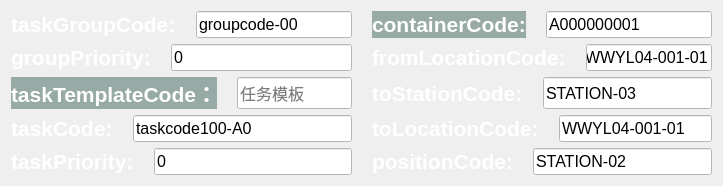
                    <widget class="QWidget" name="page_4">
                     <layout class="QGridLayout" name="gridLayout_9">
                      <item row="0" column="0">
                       <layout class="QHBoxLayout" name="horizontalLayout_53" stretch="1,1">
                        <property name="spacing">
                         <number>20</number>
                        </property>
                        <item>
                         <layout class="QHBoxLayout" name="horizontalLayout_56" stretch="1,10">
                          <item>
                           <widget class="QLabel" name="label_29">
                            <property name="font">
                             <font>
                              <pointsize>16</pointsize>
                              <weight>75</weight>
                              <bold>true</bold>
                             </font>
                            </property>
                            <property name="styleSheet">
                             <string notr="true">color:#ffffff;</string>
                            </property>
                            <property name="text">
                             <string>taskGroupCode:</string>
                            </property>
                           </widget>
                          </item>
                          <item>
                           <widget class="QLineEdit" name="taskGroupCode">
                            <property name="sizePolicy">
                             <sizepolicy hsizetype="Expanding" vsizetype="Preferred">
                              <horstretch>0</horstretch>
                              <verstretch>0</verstretch>
                             </sizepolicy>
                            </property>
                            <property name="font">
                             <font>
                              <pointsize>12</pointsize>
                             </font>
                            </property>
                            <property name="styleSheet">
                             <string notr="true">background-color: rgb(255, 255, 255);</string>
                            </property>
                            <property name="text">
                             <string>groupcode-00</string>
                            </property>
                            <property name="placeholderText">
                             <string>任务组号</string>
                            </property>
                           </widget>
                          </item>
                         </layout>
                        </item>
                        <item>
                         <layout class="QHBoxLayout" name="horizontalLayout_57" stretch="1,10">
                          <item>
                           <widget class="QLabel" name="label_30">
                            <property name="font">
                             <font>
                              <pointsize>16</pointsize>
                              <weight>75</weight>
                              <bold>true</bold>
                             </font>
                            </property>
                            <property name="styleSheet">
                             <string notr="true">color:#ffffff;
background-color: rgb(151, 170, 166);</string>
                            </property>
                            <property name="text">
                             <string>containerCode:</string>
                            </property>
                           </widget>
                          </item>
                          <item>
                           <widget class="QLineEdit" name="containerCode">
                            <property name="sizePolicy">
                             <sizepolicy hsizetype="Expanding" vsizetype="Preferred">
                              <horstretch>0</horstretch>
                              <verstretch>0</verstretch>
                             </sizepolicy>
                            </property>
                            <property name="font">
                             <font>
                              <pointsize>12</pointsize>
                             </font>
                            </property>
                            <property name="styleSheet">
                             <string notr="true">background-color: rgb(255, 255, 255);</string>
                            </property>
                            <property name="text">
                             <string>A000000001</string>
                            </property>
                           </widget>
                          </item>
                         </layout>
                        </item>
                       </layout>
                      </item>
                      <item row="1" column="0">
                       <layout class="QHBoxLayout" name="horizontalLayout_58" stretch="1,1">
                        <property name="spacing">
                         <number>20</number>
                        </property>
                        <item>
                         <layout class="QHBoxLayout" name="horizontalLayout_59" stretch="1,10">
                          <item>
                           <widget class="QLabel" name="label_31">
                            <property name="font">
                             <font>
                              <pointsize>16</pointsize>
                              <weight>75</weight>
                              <bold>true</bold>
                             </font>
                            </property>
                            <property name="styleSheet">
                             <string notr="true">color:#ffffff;</string>
                            </property>
                            <property name="text">
                             <string>groupPriority:</string>
                            </property>
                           </widget>
                          </item>
                          <item>
                           <widget class="QLineEdit" name="groupPriority">
                            <property name="sizePolicy">
                             <sizepolicy hsizetype="Expanding" vsizetype="Preferred">
                              <horstretch>0</horstretch>
                              <verstretch>0</verstretch>
                             </sizepolicy>
                            </property>
                            <property name="font">
                             <font>
                              <pointsize>12</pointsize>
                             </font>
                            </property>
                            <property name="styleSheet">
                             <string notr="true">background-color: rgb(255, 255, 255);</string>
                            </property>
                            <property name="text">
                             <string>0</string>
                            </property>
                            <property name="placeholderText">
                             <string>L4C002AE00</string>
                            </property>
                           </widget>
                          </item>
                         </layout>
                        </item>
                        <item>
                         <layout class="QHBoxLayout" name="horizontalLayout_60" stretch="1,10">
                          <item>
                           <widget class="QLabel" name="label_32">
                            <property name="font">
                             <font>
                              <pointsize>16</pointsize>
                              <weight>75</weight>
                              <bold>true</bold>
                             </font>
                            </property>
                            <property name="styleSheet">
                             <string notr="true">color:#ffffff;</string>
                            </property>
                            <property name="text">
                             <string>fromLocationCode:</string>
                            </property>
                           </widget>
                          </item>
                          <item>
                           <widget class="QLineEdit" name="fromLocationCode">
                            <property name="sizePolicy">
                             <sizepolicy hsizetype="Expanding" vsizetype="Preferred">
                              <horstretch>0</horstretch>
                              <verstretch>0</verstretch>
                             </sizepolicy>
                            </property>
                            <property name="font">
                             <font>
                              <pointsize>12</pointsize>
                             </font>
                            </property>
                            <property name="styleSheet">
                             <string notr="true">background-color: rgb(255, 255, 255);</string>
                            </property>
                            <property name="text">
                             <string>WWYL04-001-01</string>
                            </property>
                            <property name="placeholderText">
                             <string>L4C002AE00</string>
                            </property>
                           </widget>
                          </item>
                         </layout>
                        </item>
                       </layout>
                      </item>
                      <item row="2" column="0">
                       <layout class="QHBoxLayout" name="horizontalLayout_67" stretch="1,1">
                        <property name="spacing">
                         <number>20</number>
                        </property>
                        <item>
                         <layout class="QHBoxLayout" name="horizontalLayout_68" stretch="1,10">
                          <item>
                           <widget class="QLabel" name="label_36">
                            <property name="font">
                             <font>
                              <pointsize>16</pointsize>
                              <weight>75</weight>
                              <bold>true</bold>
                             </font>
                            </property>
                            <property name="styleSheet">
                             <string notr="true">color:#ffffff;
background-color: rgb(170, 255, 127);
background-color: rgb(151, 170, 166);</string>
                            </property>
                            <property name="text">
                             <string>taskTemplateCode：</string>
                            </property>
                           </widget>
                          </item>
                          <item>
                           <widget class="QLineEdit" name="taskTemplateCode">
                            <property name="sizePolicy">
                             <sizepolicy hsizetype="Expanding" vsizetype="Preferred">
                              <horstretch>0</horstretch>
                              <verstretch>0</verstretch>
                             </sizepolicy>
                            </property>
                            <property name="font">
                             <font>
                              <pointsize>12</pointsize>
                             </font>
                            </property>
                            <property name="styleSheet">
                             <string notr="true">background-color: rgb(255, 255, 255);</string>
                            </property>
                            <property name="text">
                             <string/>
                            </property>
                            <property name="placeholderText">
                             <string>任务模板</string>
                            </property>
                           </widget>
                          </item>
                         </layout>
                        </item>
                        <item>
                         <layout class="QHBoxLayout" name="horizontalLayout_69" stretch="1,10">
                          <item>
                           <widget class="QLabel" name="Tolll_5">
                            <property name="font">
                             <font>
                              <pointsize>16</pointsize>
                              <weight>75</weight>
                              <bold>true</bold>
                             </font>
                            </property>
                            <property name="styleSheet">
                             <string notr="true">color:#ffffff;</string>
                            </property>
                            <property name="text">
                             <string>toStationCode:</string>
                            </property>
                           </widget>
                          </item>
                          <item>
                           <widget class="QLineEdit" name="toStationCode">
                            <property name="sizePolicy">
                             <sizepolicy hsizetype="Expanding" vsizetype="Preferred">
                              <horstretch>0</horstretch>
                              <verstretch>0</verstretch>
                             </sizepolicy>
                            </property>
                            <property name="font">
                             <font>
                              <pointsize>12</pointsize>
                             </font>
                            </property>
                            <property name="styleSheet">
                             <string notr="true">background-color: rgb(255, 255, 255);</string>
                            </property>
                            <property name="text">
                             <string>STATION-03</string>
                            </property>
                            <property name="placeholderText">
                             <string/>
                            </property>
                           </widget>
                          </item>
                         </layout>
                        </item>
                       </layout>
                      </item>
                      <item row="3" column="0">
                       <layout class="QHBoxLayout" name="horizontalLayout_61" stretch="1,1">
                        <property name="spacing">
                         <number>20</number>
                        </property>
                        <item>
                         <layout class="QHBoxLayout" name="horizontalLayout_62" stretch="1,10">
                          <item>
                           <widget class="QLabel" name="label_33">
                            <property name="font">
                             <font>
                              <pointsize>16</pointsize>
                              <weight>75</weight>
                              <bold>true</bold>
                             </font>
                            </property>
                            <property name="styleSheet">
                             <string notr="true">color:#ffffff;</string>
                            </property>
                            <property name="text">
                             <string>taskCode:</string>
                            </property>
                           </widget>
                          </item>
                          <item>
                           <widget class="QLineEdit" name="taskCode">
                            <property name="sizePolicy">
                             <sizepolicy hsizetype="Expanding" vsizetype="Preferred">
                              <horstretch>0</horstretch>
                              <verstretch>0</verstretch>
                             </sizepolicy>
                            </property>
                            <property name="font">
                             <font>
                              <pointsize>12</pointsize>
                             </font>
                            </property>
                            <property name="styleSheet">
                             <string notr="true">background-color: rgb(255, 255, 255);</string>
                            </property>
                            <property name="text">
                             <string>taskcode100-A0</string>
                            </property>
                            <property name="placeholderText">
                             <string>贴纸类型</string>
                            </property>
                           </widget>
                          </item>
                         </layout>
                        </item>
                        <item>
                         <layout class="QHBoxLayout" name="horizontalLayout_63" stretch="1,10">
                          <item>
                           <widget class="QLabel" name="Tolll_4">
                            <property name="font">
                             <font>
                              <pointsize>16</pointsize>
                              <weight>75</weight>
                              <bold>true</bold>
                             </font>
                            </property>
                            <property name="styleSheet">
                             <string notr="true">color:#ffffff;</string>
                            </property>
                            <property name="text">
                             <string>toLocationCode:</string>
                            </property>
                           </widget>
                          </item>
                          <item>
                           <widget class="QLineEdit" name="toLocationCode">
                            <property name="sizePolicy">
                             <sizepolicy hsizetype="Expanding" vsizetype="Preferred">
                              <horstretch>0</horstretch>
                              <verstretch>0</verstretch>
                             </sizepolicy>
                            </property>
                            <property name="font">
                             <font>
                              <pointsize>12</pointsize>
                             </font>
                            </property>
                            <property name="styleSheet">
                             <string notr="true">background-color: rgb(255, 255, 255);</string>
                            </property>
                            <property name="text">
                             <string>WWYL04-001-01</string>
                            </property>
                            <property name="placeholderText">
                             <string/>
                            </property>
                           </widget>
                          </item>
                         </layout>
                        </item>
                       </layout>
                      </item>
                      <item row="4" column="0">
                       <layout class="QHBoxLayout" name="horizontalLayout_64" stretch="1,1">
                        <property name="spacing">
                         <number>20</number>
                        </property>
                        <item>
                         <layout class="QHBoxLayout" name="horizontalLayout_65" stretch="1,10">
                          <item>
                           <widget class="QLabel" name="label_34">
                            <property name="font">
                             <font>
                              <pointsize>16</pointsize>
                              <weight>75</weight>
                              <bold>true</bold>
                             </font>
                            </property>
                            <property name="styleSheet">
                             <string notr="true">color:#ffffff;</string>
                            </property>
                            <property name="text">
                             <string>taskPriority:</string>
                            </property>
                           </widget>
                          </item>
                          <item>
                           <widget class="QLineEdit" name="taskPriority">
                            <property name="sizePolicy">
                             <sizepolicy hsizetype="Expanding" vsizetype="Preferred">
                              <horstretch>0</horstretch>
                              <verstretch>0</verstretch>
                             </sizepolicy>
                            </property>
                            <property name="font">
                             <font>
                              <pointsize>12</pointsize>
                             </font>
                            </property>
                            <property name="styleSheet">
                             <string notr="true">background-color: rgb(255, 255, 255);</string>
                            </property>
                            <property name="text">
                             <string>0</string>
                            </property>
                            <property name="placeholderText">
                             <string>打印机型号 N4BJ</string>
                            </property>
                           </widget>
                          </item>
                         </layout>
                        </item>
                        <item>
                         <layout class="QHBoxLayout" name="horizontalLayout_66" stretch="1,10">
                          <item>
                           <widget class="QLabel" name="label_35">
                            <property name="font">
                             <font>
                              <pointsize>16</pointsize>
                              <weight>75</weight>
                              <bold>true</bold>
                             </font>
                            </property>
                            <property name="styleSheet">
                             <string notr="true">color:#ffffff;</string>
                            </property>
                            <property name="text">
                             <string>positionCode:</string>
                            </property>
                           </widget>
                          </item>
                          <item>
                           <widget class="QLineEdit" name="positionCode">
                            <property name="sizePolicy">
                             <sizepolicy hsizetype="Expanding" vsizetype="Preferred">
                              <horstretch>0</horstretch>
                              <verstretch>0</verstretch>
                             </sizepolicy>
                            </property>
                            <property name="font">
                             <font>
                              <pointsize>12</pointsize>
                             </font>
                            </property>
                            <property name="styleSheet">
                             <string notr="true">background-color: rgb(255, 255, 255);</string>
                            </property>
                            <property name="text">
                             <string>STATION-02</string>
                            </property>
                            <property name="placeholderText">
                             <string/>
                            </property>
                           </widget>
                          </item>
                         </layout>
                        </item>
                       </layout>
                      </item>
                     </layout>
                    </widget>
